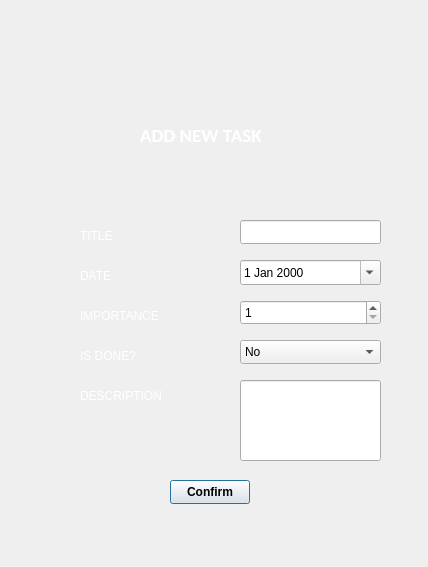
<?xml version="1.0" encoding="UTF-8"?>
<ui version="4.0">
 <class>task</class>
 <widget class="QDialog" name="task">
  <property name="geometry">
   <rect>
    <x>0</x>
    <y>0</y>
    <width>428</width>
    <height>567</height>
   </rect>
  </property>
  <property name="windowTitle">
   <string>Dialog</string>
  </property>
  <widget class="QStackedWidget" name="stackedWidget">
   <property name="geometry">
    <rect>
     <x>-10</x>
     <y>-30</y>
     <width>471</width>
     <height>611</height>
    </rect>
   </property>
   <widget class="QWidget" name="addTaskPage">
    <widget class="QDateEdit" name="dateEdit_3">
     <property name="geometry">
      <rect>
       <x>250</x>
       <y>290</y>
       <width>141</width>
       <height>25</height>
      </rect>
     </property>
     <property name="calendarPopup">
      <bool>true</bool>
     </property>
    </widget>
    <widget class="QLabel" name="dateLabel_2">
     <property name="geometry">
      <rect>
       <x>90</x>
       <y>280</y>
       <width>171</width>
       <height>51</height>
      </rect>
     </property>
     <property name="styleSheet">
      <string notr="true">color:white;</string>
     </property>
     <property name="text">
      <string>DATE</string>
     </property>
    </widget>
    <widget class="QLabel" name="titleLabel_4">
     <property name="geometry">
      <rect>
       <x>90</x>
       <y>240</y>
       <width>151</width>
       <height>51</height>
      </rect>
     </property>
     <property name="styleSheet">
      <string notr="true">color:white;</string>
     </property>
     <property name="text">
      <string>TITLE</string>
     </property>
    </widget>
    <widget class="QLabel" name="backgroundLabel_2">
     <property name="geometry">
      <rect>
       <x>-160</x>
       <y>20</y>
       <width>1061</width>
       <height>591</height>
      </rect>
     </property>
     <property name="text">
      <string/>
     </property>
     <property name="pixmap">
      <pixmap resource="Resources.qrc">:/Resources/logInBackground.jpg</pixmap>
     </property>
    </widget>
    <widget class="QLineEdit" name="descriptionLineEdit">
     <property name="geometry">
      <rect>
       <x>250</x>
       <y>410</y>
       <width>141</width>
       <height>81</height>
      </rect>
     </property>
     <property name="alignment">
      <set>Qt::AlignLeading|Qt::AlignLeft|Qt::AlignTop</set>
     </property>
    </widget>
    <widget class="QLabel" name="doneLabel">
     <property name="geometry">
      <rect>
       <x>90</x>
       <y>360</y>
       <width>171</width>
       <height>51</height>
      </rect>
     </property>
     <property name="styleSheet">
      <string notr="true">color:white;</string>
     </property>
     <property name="text">
      <string>IS DONE?</string>
     </property>
    </widget>
    <widget class="QLabel" name="addTaskLabel">
     <property name="geometry">
      <rect>
       <x>150</x>
       <y>140</y>
       <width>171</width>
       <height>51</height>
      </rect>
     </property>
     <property name="font">
      <font>
       <family>Calibri</family>
       <pointsize>14</pointsize>
       <bold>true</bold>
      </font>
     </property>
     <property name="styleSheet">
      <string notr="true">color:white;</string>
     </property>
     <property name="text">
      <string>ADD NEW TASK</string>
     </property>
    </widget>
    <widget class="QPushButton" name="confirmTaskButton">
     <property name="geometry">
      <rect>
       <x>180</x>
       <y>510</y>
       <width>80</width>
       <height>24</height>
      </rect>
     </property>
     <property name="font">
      <font>
       <bold>true</bold>
      </font>
     </property>
     <property name="text">
      <string>Confirm</string>
     </property>
    </widget>
    <widget class="QLabel" name="descriptionLabel">
     <property name="geometry">
      <rect>
       <x>90</x>
       <y>400</y>
       <width>171</width>
       <height>51</height>
      </rect>
     </property>
     <property name="styleSheet">
      <string notr="true">color:white;</string>
     </property>
     <property name="text">
      <string>DESCRIPTION</string>
     </property>
    </widget>
    <widget class="QLabel" name="importanceLabel">
     <property name="geometry">
      <rect>
       <x>90</x>
       <y>320</y>
       <width>171</width>
       <height>51</height>
      </rect>
     </property>
     <property name="styleSheet">
      <string notr="true">color:white;</string>
     </property>
     <property name="text">
      <string>IMPORTANCE</string>
     </property>
    </widget>
    <widget class="QDoubleSpinBox" name="importanceSpinBox">
     <property name="geometry">
      <rect>
       <x>250</x>
       <y>330</y>
       <width>141</width>
       <height>25</height>
      </rect>
     </property>
     <property name="decimals">
      <number>0</number>
     </property>
     <property name="minimum">
      <double>1.000000000000000</double>
     </property>
     <property name="maximum">
      <double>3.000000000000000</double>
     </property>
    </widget>
    <widget class="QLineEdit" name="titleLineEdit_4">
     <property name="geometry">
      <rect>
       <x>250</x>
       <y>250</y>
       <width>141</width>
       <height>24</height>
      </rect>
     </property>
    </widget>
    <widget class="QComboBox" name="doneComboBox">
     <property name="geometry">
      <rect>
       <x>250</x>
       <y>370</y>
       <width>141</width>
       <height>24</height>
      </rect>
     </property>
     <property name="currentIndex">
      <number>0</number>
     </property>
     <item>
      <property name="text">
       <string>No</string>
      </property>
     </item>
     <item>
      <property name="text">
       <string>Yes</string>
      </property>
     </item>
    </widget>
    <zorder>backgroundLabel_2</zorder>
    <zorder>dateEdit_3</zorder>
    <zorder>dateLabel_2</zorder>
    <zorder>titleLabel_4</zorder>
    <zorder>descriptionLineEdit</zorder>
    <zorder>doneLabel</zorder>
    <zorder>addTaskLabel</zorder>
    <zorder>confirmTaskButton</zorder>
    <zorder>descriptionLabel</zorder>
    <zorder>importanceLabel</zorder>
    <zorder>importanceSpinBox</zorder>
    <zorder>titleLineEdit_4</zorder>
    <zorder>doneComboBox</zorder>
   </widget>
   <widget class="QWidget" name="editTaskPage">
    <widget class="QLineEdit" name="titleLineEdit_5">
     <property name="geometry">
      <rect>
       <x>250</x>
       <y>250</y>
       <width>141</width>
       <height>24</height>
      </rect>
     </property>
    </widget>
    <widget class="QLabel" name="importanceLabel_2">
     <property name="geometry">
      <rect>
       <x>90</x>
       <y>320</y>
       <width>171</width>
       <height>51</height>
      </rect>
     </property>
     <property name="styleSheet">
      <string notr="true">color:white;</string>
     </property>
     <property name="text">
      <string>IMPORTANCE</string>
     </property>
    </widget>
    <widget class="QDateEdit" name="dateEdit_4">
     <property name="geometry">
      <rect>
       <x>250</x>
       <y>290</y>
       <width>141</width>
       <height>25</height>
      </rect>
     </property>
     <property name="calendarPopup">
      <bool>true</bool>
     </property>
    </widget>
    <widget class="QDoubleSpinBox" name="importanceSpinBox_2">
     <property name="geometry">
      <rect>
       <x>250</x>
       <y>330</y>
       <width>141</width>
       <height>25</height>
      </rect>
     </property>
     <property name="decimals">
      <number>0</number>
     </property>
     <property name="minimum">
      <double>1.000000000000000</double>
     </property>
     <property name="maximum">
      <double>3.000000000000000</double>
     </property>
    </widget>
    <widget class="QComboBox" name="doneComboBox_2">
     <property name="geometry">
      <rect>
       <x>250</x>
       <y>370</y>
       <width>141</width>
       <height>24</height>
      </rect>
     </property>
     <item>
      <property name="text">
       <string>No</string>
      </property>
     </item>
     <item>
      <property name="text">
       <string>Yes</string>
      </property>
     </item>
    </widget>
    <widget class="QLabel" name="titleLabel_5">
     <property name="geometry">
      <rect>
       <x>90</x>
       <y>240</y>
       <width>151</width>
       <height>51</height>
      </rect>
     </property>
     <property name="styleSheet">
      <string notr="true">color:white;</string>
     </property>
     <property name="text">
      <string>TITLE</string>
     </property>
    </widget>
    <widget class="QLineEdit" name="descriptionLineEdit_2">
     <property name="geometry">
      <rect>
       <x>250</x>
       <y>410</y>
       <width>141</width>
       <height>81</height>
      </rect>
     </property>
     <property name="alignment">
      <set>Qt::AlignLeading|Qt::AlignLeft|Qt::AlignTop</set>
     </property>
    </widget>
    <widget class="QLabel" name="dateLabel_4">
     <property name="geometry">
      <rect>
       <x>90</x>
       <y>280</y>
       <width>171</width>
       <height>51</height>
      </rect>
     </property>
     <property name="styleSheet">
      <string notr="true">color:white;</string>
     </property>
     <property name="text">
      <string>DATE</string>
     </property>
    </widget>
    <widget class="QLabel" name="descriptionLabel_2">
     <property name="geometry">
      <rect>
       <x>90</x>
       <y>400</y>
       <width>171</width>
       <height>51</height>
      </rect>
     </property>
     <property name="styleSheet">
      <string notr="true">color:white;</string>
     </property>
     <property name="text">
      <string>DESCRIPTION</string>
     </property>
    </widget>
    <widget class="QLabel" name="doneLabel_2">
     <property name="geometry">
      <rect>
       <x>90</x>
       <y>360</y>
       <width>171</width>
       <height>51</height>
      </rect>
     </property>
     <property name="styleSheet">
      <string notr="true">color:white;</string>
     </property>
     <property name="text">
      <string>IS DONE?</string>
     </property>
    </widget>
    <widget class="QLabel" name="backgroundLabel_4">
     <property name="geometry">
      <rect>
       <x>-160</x>
       <y>20</y>
       <width>1061</width>
       <height>591</height>
      </rect>
     </property>
     <property name="text">
      <string/>
     </property>
     <property name="pixmap">
      <pixmap resource="Resources.qrc">:/Resources/logInBackground.jpg</pixmap>
     </property>
    </widget>
    <widget class="QPushButton" name="confirmTaskButton_2">
     <property name="geometry">
      <rect>
       <x>180</x>
       <y>510</y>
       <width>80</width>
       <height>24</height>
      </rect>
     </property>
     <property name="font">
      <font>
       <bold>true</bold>
      </font>
     </property>
     <property name="text">
      <string>Confirm</string>
     </property>
    </widget>
    <widget class="QLabel" name="addTaskLabel_2">
     <property name="geometry">
      <rect>
       <x>190</x>
       <y>140</y>
       <width>171</width>
       <height>51</height>
      </rect>
     </property>
     <property name="font">
      <font>
       <family>Calibri</family>
       <pointsize>14</pointsize>
       <bold>true</bold>
      </font>
     </property>
     <property name="styleSheet">
      <string notr="true">color:white;</string>
     </property>
     <property name="text">
      <string>EDIT TASK</string>
     </property>
    </widget>
    <zorder>backgroundLabel_4</zorder>
    <zorder>titleLineEdit_5</zorder>
    <zorder>importanceLabel_2</zorder>
    <zorder>dateEdit_4</zorder>
    <zorder>importanceSpinBox_2</zorder>
    <zorder>doneComboBox_2</zorder>
    <zorder>titleLabel_5</zorder>
    <zorder>descriptionLineEdit_2</zorder>
    <zorder>dateLabel_4</zorder>
    <zorder>descriptionLabel_2</zorder>
    <zorder>doneLabel_2</zorder>
    <zorder>confirmTaskButton_2</zorder>
    <zorder>addTaskLabel_2</zorder>
   </widget>
  </widget>
 </widget>
 <resources>
  <include location="Resources.qrc"/>
 </resources>
 <connections/>
</ui>
